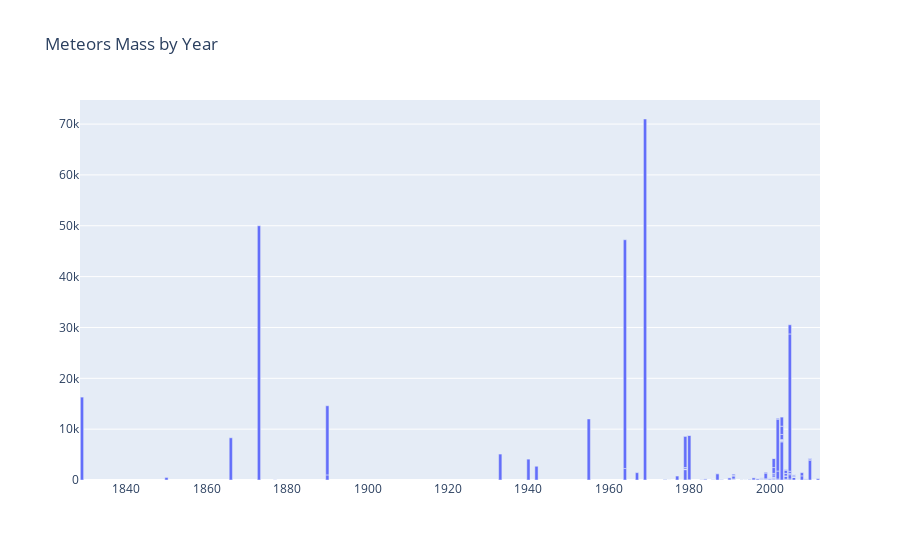

Write notebook code for a chart like this one.
### Code cell
meteor.columns = [col.replace('mass (g)', 'mass') for col in meteor.columns]


fig6 = go.Figure()

fig6.update_layout(
    title_text = 'Meteors Mass by Year'
)

fig6.add_trace(
    go.Bar(
        x = meteor.year, y = meteor.mass
    )
)

### Figure 1 — Plotly figure (JSON) as saved in the notebook; plotly's stock layout.template omitted (floating-point values rounded to 4 significant figures; data arrays with more than 128 entries replaced by an {"elided": "..."} marker saying what was removed)
{"data": [{"type": "bar", "x": {"elided": "200 int values"}, "y": {"elided": "200 float values"}}], "layout": {"autosize": true, "title": {"text": "Meteors Mass by Year"}, "xaxis": {"autorange": true, "range": [1828.0, 2012.0], "type": "linear"}, "yaxis": {"autorange": true, "range": [0, 74740.0], "type": "linear"}}}
